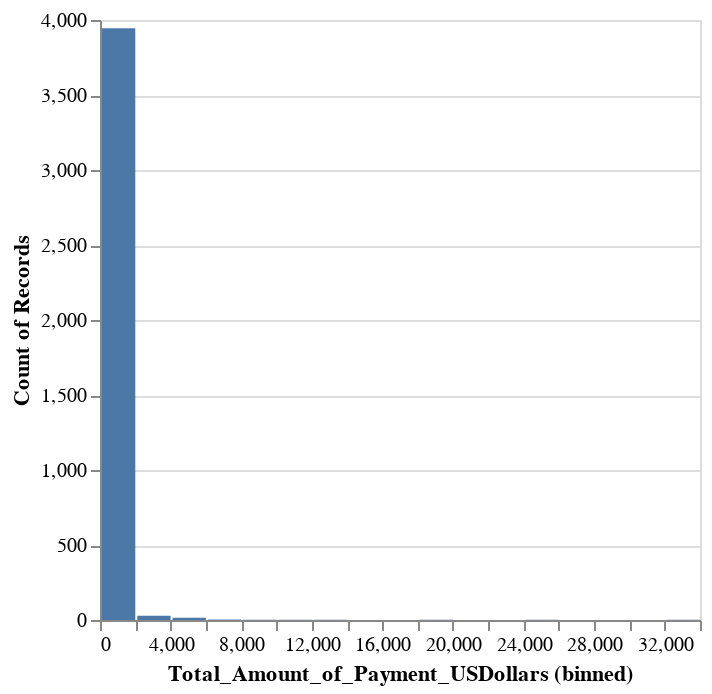

Notebook source saved alongside this figure:
### Code cell
import altair as alt
alt.Chart(q.sample(4000)).mark_bar().encode(
    alt.X('Total_Amount_of_Payment_USDollars:Q', bin=alt.BinParams(maxbins=20)),
    alt.Y('count()')
)

### Figure 1 — Vega-Lite specification as saved in the notebook (floating-point values rounded to 4 significant figures; data arrays with more than 128 entries replaced by an {"elided": "..."} marker saying what was removed)
{"config": {"view": {"continuousWidth": 300, "continuousHeight": 300}}, "data": {"name": "data-b6a43d9f5e5346da2ec1babc807bda9b"}, "mark": {"type": "bar"}, "encoding": {"x": {"bin": {"maxbins": 20}, "field": "Total_Amount_of_Payment_USDollars", "type": "quantitative"}, "y": {"aggregate": "count", "type": "quantitative"}}, "$schema": "https://vega.github.io/schema/vega-lite/v5.8.0.json", "datasets": {"data-b6a43d9f5e5346da2ec1babc807bda9b": {"elided": "4000 records"}}}
